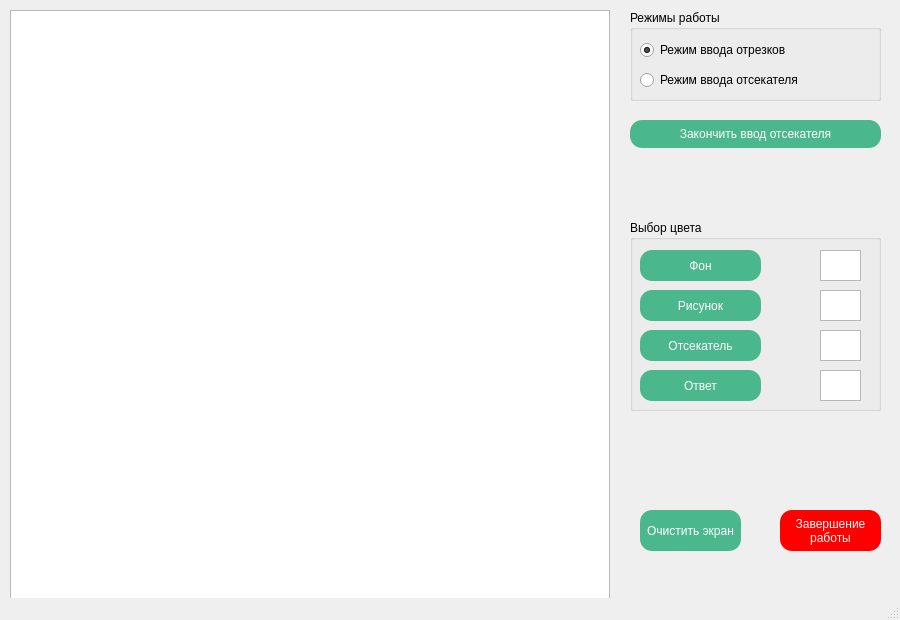
<?xml version="1.0" encoding="UTF-8"?>
<ui version="4.0">
 <class>MainWindow</class>
 <widget class="QMainWindow" name="MainWindow">
  <property name="geometry">
   <rect>
    <x>0</x>
    <y>0</y>
    <width>900</width>
    <height>620</height>
   </rect>
  </property>
  <property name="windowTitle">
   <string>MainWindow</string>
  </property>
  <widget class="QWidget" name="centralwidget">
   <widget class="QGraphicsView" name="graphicsView">
    <property name="geometry">
     <rect>
      <x>10</x>
      <y>10</y>
      <width>600</width>
      <height>600</height>
     </rect>
    </property>
   </widget>
   <widget class="QGroupBox" name="workModesGroupBox">
    <property name="geometry">
     <rect>
      <x>630</x>
      <y>10</y>
      <width>251</width>
      <height>91</height>
     </rect>
    </property>
    <property name="title">
     <string>Режимы работы</string>
    </property>
    <widget class="QRadioButton" name="inputFigureRadio">
     <property name="geometry">
      <rect>
       <x>10</x>
       <y>30</y>
       <width>211</width>
       <height>20</height>
      </rect>
     </property>
     <property name="text">
      <string>Режим ввода отрезков</string>
     </property>
     <property name="checked">
      <bool>true</bool>
     </property>
    </widget>
    <widget class="QRadioButton" name="inputCutterRadio">
     <property name="geometry">
      <rect>
       <x>10</x>
       <y>60</y>
       <width>211</width>
       <height>20</height>
      </rect>
     </property>
     <property name="text">
      <string>Режим ввода отсекателя</string>
     </property>
    </widget>
   </widget>
   <widget class="QGroupBox" name="chooseColorsGroupBox">
    <property name="geometry">
     <rect>
      <x>630</x>
      <y>220</y>
      <width>251</width>
      <height>191</height>
     </rect>
    </property>
    <property name="title">
     <string>Выбор цвета</string>
    </property>
    <widget class="QPushButton" name="backColorButton">
     <property name="geometry">
      <rect>
       <x>10</x>
       <y>30</y>
       <width>121</width>
       <height>31</height>
      </rect>
     </property>
     <property name="styleSheet">
      <string notr="true">border-radius: 12px;
color: white;
background-color: rgb( 75, 183, 141 );

</string>
     </property>
     <property name="text">
      <string>Фон</string>
     </property>
    </widget>
    <widget class="QPushButton" name="drawColorButton">
     <property name="geometry">
      <rect>
       <x>10</x>
       <y>70</y>
       <width>121</width>
       <height>31</height>
      </rect>
     </property>
     <property name="styleSheet">
      <string notr="true">border-radius: 12px;
color: white;
background-color: rgb( 75, 183, 141 );

</string>
     </property>
     <property name="text">
      <string>Рисунок</string>
     </property>
    </widget>
    <widget class="QPushButton" name="cutterColorButton">
     <property name="geometry">
      <rect>
       <x>10</x>
       <y>110</y>
       <width>121</width>
       <height>31</height>
      </rect>
     </property>
     <property name="styleSheet">
      <string notr="true">border-radius: 12px;
color: white;
background-color: rgb( 75, 183, 141 );

</string>
     </property>
     <property name="text">
      <string>Отсекатель</string>
     </property>
    </widget>
    <widget class="QPushButton" name="answerColorButton">
     <property name="geometry">
      <rect>
       <x>10</x>
       <y>150</y>
       <width>121</width>
       <height>31</height>
      </rect>
     </property>
     <property name="styleSheet">
      <string notr="true">border-radius: 12px;
color: white;
background-color: rgb( 75, 183, 141 );

</string>
     </property>
     <property name="text">
      <string>Ответ</string>
     </property>
    </widget>
    <widget class="QGraphicsView" name="backColorView">
     <property name="geometry">
      <rect>
       <x>190</x>
       <y>30</y>
       <width>41</width>
       <height>31</height>
      </rect>
     </property>
    </widget>
    <widget class="QGraphicsView" name="drawColorView">
     <property name="geometry">
      <rect>
       <x>190</x>
       <y>70</y>
       <width>41</width>
       <height>31</height>
      </rect>
     </property>
    </widget>
    <widget class="QGraphicsView" name="cutterColorView">
     <property name="geometry">
      <rect>
       <x>190</x>
       <y>110</y>
       <width>41</width>
       <height>31</height>
      </rect>
     </property>
    </widget>
    <widget class="QGraphicsView" name="answerColorView">
     <property name="geometry">
      <rect>
       <x>190</x>
       <y>150</y>
       <width>41</width>
       <height>31</height>
      </rect>
     </property>
    </widget>
   </widget>
   <widget class="QPushButton" name="clearSceneButton">
    <property name="geometry">
     <rect>
      <x>640</x>
      <y>510</y>
      <width>101</width>
      <height>41</height>
     </rect>
    </property>
    <property name="styleSheet">
     <string notr="true">border-radius: 12px;
color: white;
background-color: rgb( 75, 183, 141 );

</string>
    </property>
    <property name="text">
     <string>Очистить экран</string>
    </property>
   </widget>
   <widget class="QPushButton" name="endWorkButton">
    <property name="geometry">
     <rect>
      <x>780</x>
      <y>510</y>
      <width>101</width>
      <height>41</height>
     </rect>
    </property>
    <property name="styleSheet">
     <string notr="true">border-radius: 12px;
color: white;
background-color: rgb( 255, 0, 0 );

</string>
    </property>
    <property name="text">
     <string>Завершение
работы</string>
    </property>
   </widget>
   <widget class="QPushButton" name="endInputCutterButton">
    <property name="geometry">
     <rect>
      <x>630</x>
      <y>120</y>
      <width>251</width>
      <height>28</height>
     </rect>
    </property>
    <property name="styleSheet">
     <string notr="true">border-radius: 12px;
color: white;
background-color: rgb( 75, 183, 141 );

</string>
    </property>
    <property name="text">
     <string>Закончить ввод отсекателя</string>
    </property>
   </widget>
  </widget>
  <widget class="QMenuBar" name="menubar">
   <property name="geometry">
    <rect>
     <x>0</x>
     <y>0</y>
     <width>900</width>
     <height>26</height>
    </rect>
   </property>
  </widget>
  <widget class="QStatusBar" name="statusbar"/>
 </widget>
 <resources/>
 <connections>
  <connection>
   <sender>endWorkButton</sender>
   <signal>clicked()</signal>
   <receiver>MainWindow</receiver>
   <slot>close()</slot>
   <hints>
    <hint type="sourcelabel">
     <x>852</x>
     <y>531</y>
    </hint>
    <hint type="destinationlabel">
     <x>850</x>
     <y>461</y>
    </hint>
   </hints>
  </connection>
 </connections>
</ui>
